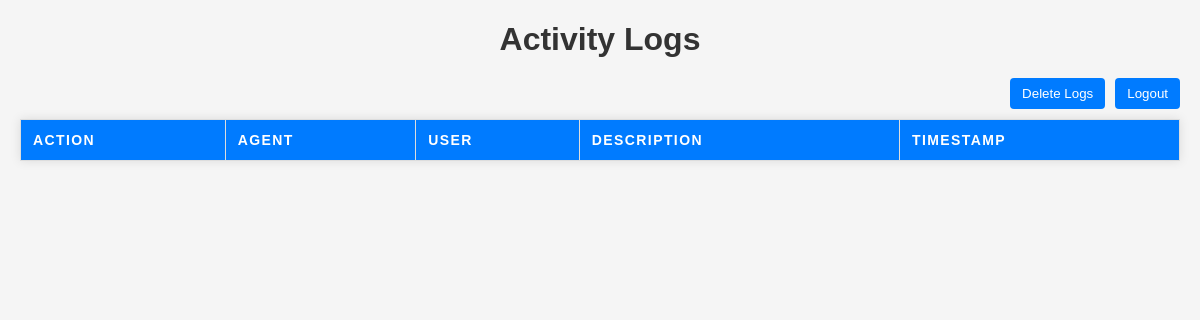
The page /logs/ on the database as committed earlier.
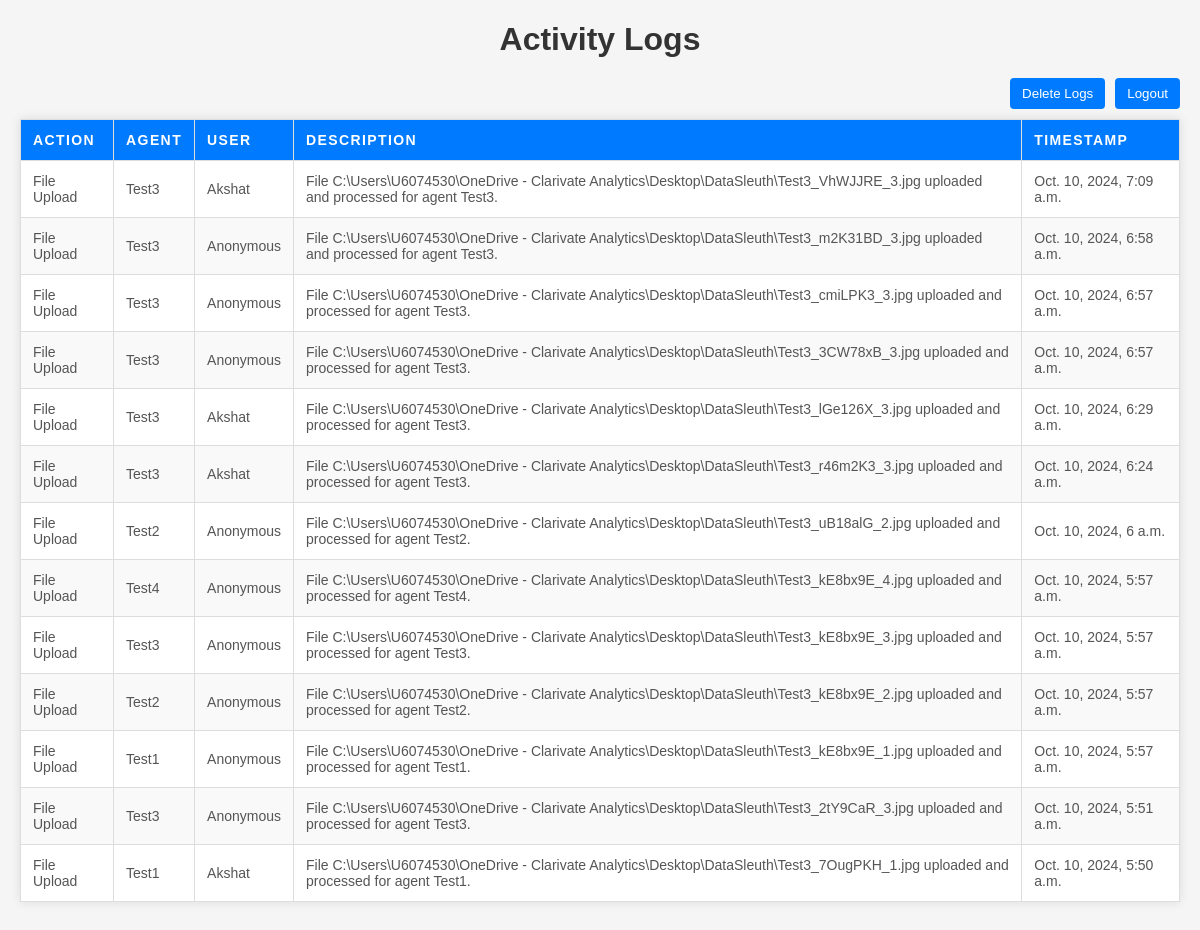
The same page on the database as committed later.
### DataSleuthApp/models.py (models this page shows, shortened)
class Log(models.Model):
    ACTION_CHOICES = [
        ('UPLOAD', 'File Upload'),
        ('ASSIGN', 'Agent Assignment'),
        ('UPDATE', 'Data Update'),
        ('DELETE', 'Data Deletion'),
    ]
    agent = models.ForeignKey(Agent, on_delete=models.SET_NULL, null=True, blank=True)
    user = models.ForeignKey(User, on_delete=models.SET_NULL, null=True, blank=True)  # Optional: Track which user did the action
    action = models.CharField(max_length=50, choices=ACTION_CHOICES)
    description = models.TextField()  # Detailed info about the log
    timestamp = models.DateTimeField(auto_now_add=True)

class Agent(models.Model):
    name = models.CharField(max_length=255)
    email = models.EmailField(unique=True)
    created_at = models.DateTimeField(auto_now_add=True)

### DataSleuthApp/views.py (the view)
# urls.py: path('logs/', views.logging, name='logging'),  # path for viewing logs
def logging(request):
    logs = Log.objects.all().order_by('-timestamp')
    return render(request, 'logging.html', {'logs': logs})

### DataSleuthApp/templates/logging.html (shortened to what this page needs)
<!DOCTYPE html>
<html lang="en">
<head>
    {% load static %}
    <link rel="stylesheet" href="{% static 'css/logging.css' %}">
</head>
<body>
    <h1>Activity Logs</h1>
    <div class="buttons-container">
        <button id="delete-logs">Delete Logs</button>
        <form id="logout-form" action="{% url 'custom_logout' %}" method="POST" style="display: inline;">
            <button type="submit" id="logout">Logout</button>
        </form>
    </div>
    <table>
        <thead>
            <tr>
                <th>Action</th>
                <th>Agent</th>
                <th>User</th>
                <th>Description</th>
                <th>Timestamp</th>
            </tr>
        </thead>
        <tbody>
            {% for log in logs %}
            <tr>
                <td data-label="Action">{{ log.get_action_display }}</td>
                <td data-label="Agent">
                    {% if log.agent %}
                        {{ log.agent.name }}
                    {% else %}
                        No Agent
                    {% endif %}
                </td>
                <td data-label="User">
                    {% if log.user %}
                        {{ log.user.username }}
                    {% else %}
                        Anonymous
                    {% endif %}
                </td>
                <td data-label="Description">{{ log.description }}</td>
                <td data-label="Timestamp">{{ log.timestamp }}</td>
            </tr>
            {% endfor %}
        </tbody>
    </table>
</body>
</html>

### DataSleuthApp/static/css/logging.css (style rules this page uses)
body { font-family: Arial, sans-serif; margin: 20px; padding: 0; background-color: #f5f5f5; }
h1 { color: #333; text-align: center; margin-bottom: 20px; }
table { width: 100%; border-collapse: collapse; margin-bottom: 20px; background-color: white; box-shadow: 0px 0px 10px rgba(0, 0, 0, 0.1); }
thead { background-color: #007bff; color: white; }
th, td { padding: 12px; text-align: left; border: 1px solid #ddd; font-size: 14px; }
tbody tr:nth-child(even) { background-color: #f9f9f9; }
th { background-color: #007bff; color: white; text-transform: uppercase; letter-spacing: 0.1em; font-weight: bold; }
td { color: #555; font-size: 14px; }
body { padding-bottom: 50px; }
.buttons-container { display: flex; justify-content: flex-end; margin-bottom: 10px; }
.buttons-container button { margin-left: 10px; padding: 8px 12px; background-color: #007bff; color: white; border: none; cursor: pointer; border-radius: 4px; }

Rows that differ between the two databases and show on the page:
added Log: action "File Upload", agent.name "Test3", user.username "Akshat", description "File C:\\Users\\U6074530\\OneDrive - Clarivate Analytics\\Desktop\\DataSleuth\\Test3_VhWJJRE_3.jpg uploaded and processed for agent Test3.", timestamp "Oct. 10, 2024, 7:09 a.m."
added Log: action "File Upload", agent.name "Test3", shows "Anonymous", description "File C:\\Users\\U6074530\\OneDrive - Clarivate Analytics\\Desktop\\DataSleuth\\Test3_m2K31BD_3.jpg uploaded and processed for agent Test3.", timestamp "Oct. 10, 2024, 6:58 a.m."
added Log: action "File Upload", agent.name "Test3", shows "Anonymous", description "File C:\\Users\\U6074530\\OneDrive - Clarivate Analytics\\Desktop\\DataSleuth\\Test3_cmiLPK3_3.jpg uploaded and processed for agent Test3.", timestamp "Oct. 10, 2024, 6:57 a.m."
added Log: action "File Upload", agent.name "Test3", shows "Anonymous", description "File C:\\Users\\U6074530\\OneDrive - Clarivate Analytics\\Desktop\\DataSleuth\\Test3_3CW78xB_3.jpg uploaded and processed for agent Test3.", timestamp "Oct. 10, 2024, 6:57 a.m."
added Log: action "File Upload", agent.name "Test3", user.username "Akshat", description "File C:\\Users\\U6074530\\OneDrive - Clarivate Analytics\\Desktop\\DataSleuth\\Test3_lGe126X_3.jpg uploaded and processed for agent Test3.", timestamp "Oct. 10, 2024, 6:29 a.m."
added Log: action "File Upload", agent.name "Test3", user.username "Akshat", description "File C:\\Users\\U6074530\\OneDrive - Clarivate Analytics\\Desktop\\DataSleuth\\Test3_r46m2K3_3.jpg uploaded and processed for agent Test3.", timestamp "Oct. 10, 2024, 6:24 a.m."
added Log: action "File Upload", agent.name "Test2", shows "Anonymous", description "File C:\\Users\\U6074530\\OneDrive - Clarivate Analytics\\Desktop\\DataSleuth\\Test3_uB18alG_2.jpg uploaded and processed for agent Test2.", timestamp "Oct. 10, 2024, 6 a.m."
added Log: action "File Upload", agent.name "Test4", shows "Anonymous", description "File C:\\Users\\U6074530\\OneDrive - Clarivate Analytics\\Desktop\\DataSleuth\\Test3_kE8bx9E_4.jpg uploaded and processed for agent Test4.", timestamp "Oct. 10, 2024, 5:57 a.m."
added Log: action "File Upload", agent.name "Test3", shows "Anonymous", description "File C:\\Users\\U6074530\\OneDrive - Clarivate Analytics\\Desktop\\DataSleuth\\Test3_kE8bx9E_3.jpg uploaded and processed for agent Test3.", timestamp "Oct. 10, 2024, 5:57 a.m."
added Log: action "File Upload", agent.name "Test2", shows "Anonymous", description "File C:\\Users\\U6074530\\OneDrive - Clarivate Analytics\\Desktop\\DataSleuth\\Test3_kE8bx9E_2.jpg uploaded and processed for agent Test2.", timestamp "Oct. 10, 2024, 5:57 a.m."
added Log: action "File Upload", agent.name "Test1", shows "Anonymous", description "File C:\\Users\\U6074530\\OneDrive - Clarivate Analytics\\Desktop\\DataSleuth\\Test3_kE8bx9E_1.jpg uploaded and processed for agent Test1.", timestamp "Oct. 10, 2024, 5:57 a.m."
added Log: action "File Upload", agent.name "Test3", shows "Anonymous", description "File C:\\Users\\U6074530\\OneDrive - Clarivate Analytics\\Desktop\\DataSleuth\\Test3_2tY9CaR_3.jpg uploaded and processed for agent Test3.", timestamp "Oct. 10, 2024, 5:51 a.m."
added Log: action "File Upload", agent.name "Test1", user.username "Akshat", description "File C:\\Users\\U6074530\\OneDrive - Clarivate Analytics\\Desktop\\DataSleuth\\Test3_7OugPKH_1.jpg uploaded and processed for agent Test1.", timestamp "Oct. 10, 2024, 5:50 a.m."
